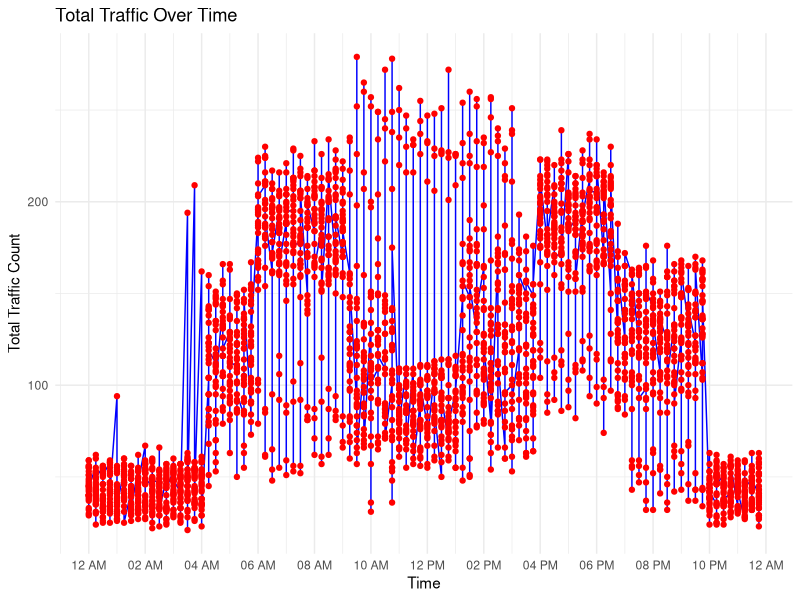
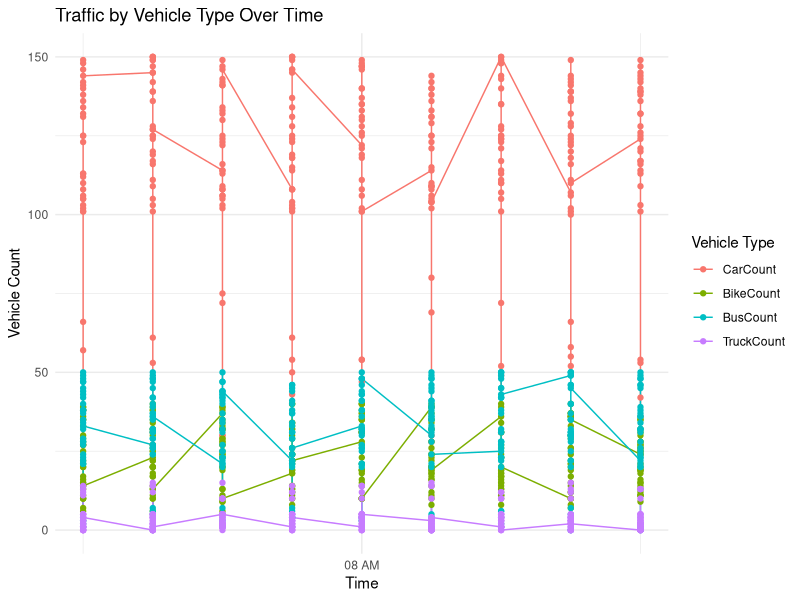
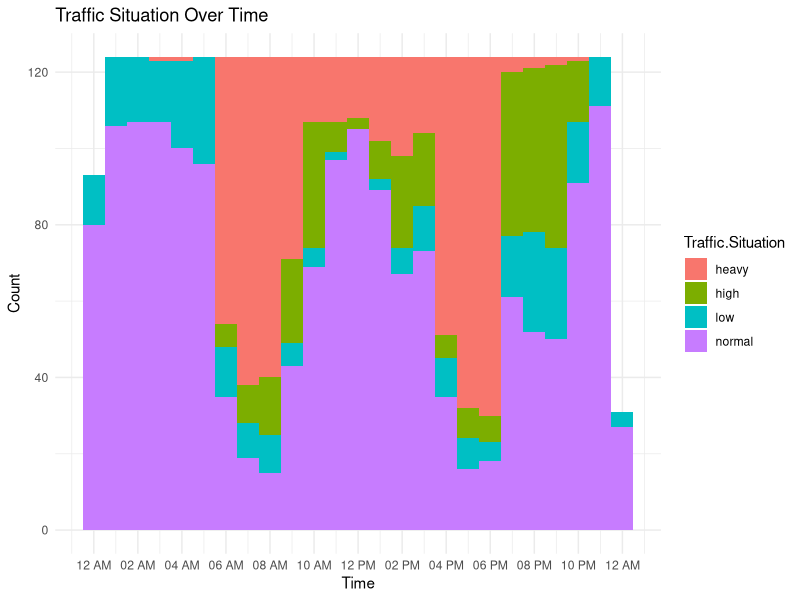
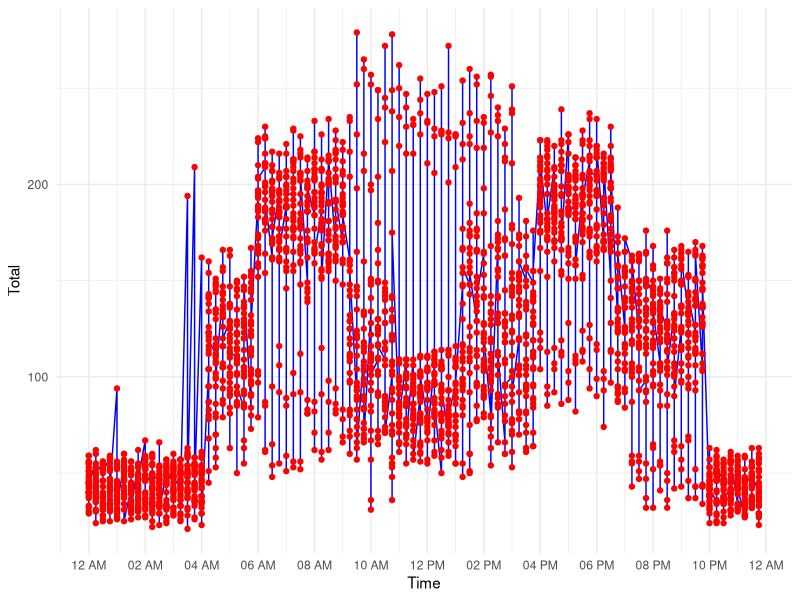

Recreate these plots in R, in order.
install.packages("jsonlite")
install.packages("ggplot2")
install.packages("randomForest")
install.packages("reshape2")
install.packages("caret")

library(jsonlite)
library(ggplot2)
library(tidyverse)
library(randomForest)
library(reshape2)
library(caret)

data <- read.csv("Traffic.csv")

data$Day.of.the.week <- as.factor(data$Day.of.the.week)
data$Traffic.Situation <- as.factor(data$Traffic.Situation)

data$Hour <- as.numeric(format(as.POSIXct(data$Time, format = "%I:%M:%S %p"), "%H"))

set.seed(123)
train_indices <- sample(seq_len(nrow(data)), size = 0.8 * nrow(data))
train_data <- data[train_indices, ]
test_data <- data[-train_indices, ]

model <- randomForest(Traffic.Situation ~ CarCount + BikeCount + BusCount + TruckCount + Total + Hour + Day.of.the.week,
                      data = train_data, 
                      ntree = 100)

predictions <- predict(model, test_data)

confusion_matrix <- table(test_data$Traffic.Situation, predictions)
accuracy <- sum(diag(confusion_matrix)) / sum(confusion_matrix)

confusion_matrix_json <- toJSON(as.list(as.data.frame.matrix(confusion_matrix)))
accuracy_json <- toJSON(list(accuracy = accuracy))

print(confusion_matrix_json)
print(accuracy_json)

conf_matrix <- confusionMatrix(predictions, test_data$Traffic.Situation)
conf_matrix_json <- toJSON(list(confusion_matrix = as.data.frame(conf_matrix$table), accuracy = conf_matrix$overall['Accuracy']))

print(conf_matrix_json)

data$Time <- as.POSIXct(data$Time, format = "%I:%M:%S %p")

filtered_data <- data[data$Time >= as.POSIXct("07:00:00", format = "%H:%M:%S") & 
                        data$Time <= as.POSIXct("09:00:00", format = "%H:%M:%S"), ]

filtered_data_json <- toJSON(filtered_data)
print(filtered_data_json)

ggplot(data, aes(x = Time, y = Total)) +
  geom_line(color = "blue") +
  geom_point(color = "red") +
  labs(title = "Total Traffic Over Time", x = "Time", y = "Total Traffic Count") +
  scale_x_datetime(date_breaks = "2 hours", date_labels = "%I %p") +
  theme_minimal()

melted_data <- melt(filtered_data, id.vars = "Time", measure.vars = c("CarCount", "BikeCount", "BusCount", "TruckCount"))
melted_data_json <- toJSON(melted_data)
print(melted_data_json)

ggplot(melted_data, aes(x = Time, y = value, color = variable)) +
  geom_line() +
  geom_point() +
  labs(title = "Traffic by Vehicle Type Over Time", x = "Time", y = "Vehicle Count", color = "Vehicle Type") +
  scale_x_datetime(date_breaks = "2 hours", date_labels = "%I %p") +
  theme_minimal()

ggplot(data, aes(x = Time, fill = Traffic.Situation)) +
  geom_histogram(binwidth = 3600, position = "stack") +
  labs(title = "Traffic Situation Over Time", x = "Time", y = "Count") +
  scale_x_datetime(date_breaks = "2 hours", date_labels = "%I %p") +
  theme_minimal()


library(ggplot2)

data$Time <- as.POSIXct(data$Time, format = "%I:%M:%S %p")

ggplot(data, aes(x = Time, y = Total)) +
  geom_line(color = "blue") +
  geom_point(color = "red") +
  scale_x_datetime(date_breaks = "2 hours", date_labels = "%I %p") +
  theme_minimal()

library(jsonlite)


melted_data <- melt(filtered_data, id.vars = "Time", measure.vars = c("CarCount", "BikeCount", "BusCount", "TruckCount"))

write_json(melted_data, path = "melted_data.json", pretty = TRUE)

